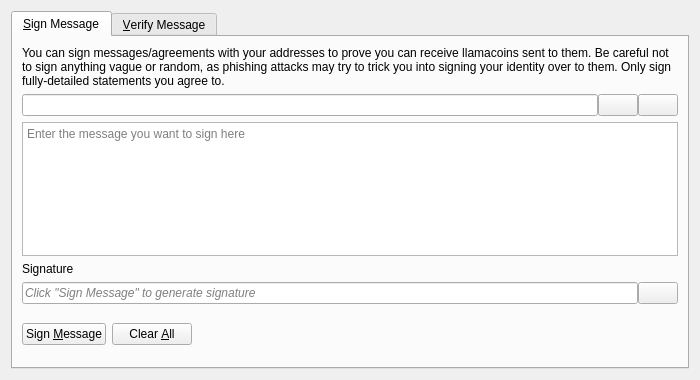
<?xml version="1.0" encoding="UTF-8"?>
<ui version="4.0">
 <class>SignVerifyMessageDialog</class>
 <widget class="QDialog" name="SignVerifyMessageDialog">
  <property name="geometry">
   <rect>
    <x>0</x>
    <y>0</y>
    <width>700</width>
    <height>380</height>
   </rect>
  </property>
  <property name="windowTitle">
   <string>Signatures - Sign / Verify a Message</string>
  </property>
  <property name="modal">
   <bool>true</bool>
  </property>
  <layout class="QVBoxLayout" name="verticalLayout">
   <item>
    <widget class="QTabWidget" name="tabWidget">
     <property name="currentIndex">
      <number>0</number>
     </property>
     <widget class="QWidget" name="tabSignMessage">
      <attribute name="title">
       <string>&amp;Sign Message</string>
      </attribute>
      <layout class="QVBoxLayout" name="verticalLayout_SM">
       <item>
        <widget class="QLabel" name="infoLabel_SM">
         <property name="text">
          <string>You can sign messages/agreements with your addresses to prove you can receive llamacoins sent to them. Be careful not to sign anything vague or random, as phishing attacks may try to trick you into signing your identity over to them. Only sign fully-detailed statements you agree to.</string>
         </property>
         <property name="textFormat">
          <enum>Qt::PlainText</enum>
         </property>
         <property name="wordWrap">
          <bool>true</bool>
         </property>
        </widget>
       </item>
       <item>
        <layout class="QHBoxLayout" name="horizontalLayout_1_SM">
         <property name="spacing">
          <number>0</number>
         </property>
         <item>
          <widget class="QValidatedLineEdit" name="addressIn_SM">
           <property name="toolTip">
            <string>The Llamacoin address to sign the message with</string>
           </property>
          </widget>
         </item>
         <item>
          <widget class="QPushButton" name="addressBookButton_SM">
           <property name="toolTip">
            <string>Choose previously used address</string>
           </property>
           <property name="text">
            <string/>
           </property>
           <property name="icon">
            <iconset resource="../llamacoin.qrc">
             <normaloff>:/icons/address-book</normaloff>:/icons/address-book</iconset>
           </property>
           <property name="shortcut">
            <string>Alt+A</string>
           </property>
           <property name="autoDefault">
            <bool>false</bool>
           </property>
          </widget>
         </item>
         <item>
          <widget class="QPushButton" name="pasteButton_SM">
           <property name="toolTip">
            <string>Paste address from clipboard</string>
           </property>
           <property name="text">
            <string/>
           </property>
           <property name="icon">
            <iconset resource="../llamacoin.qrc">
             <normaloff>:/icons/editpaste</normaloff>:/icons/editpaste</iconset>
           </property>
           <property name="shortcut">
            <string>Alt+P</string>
           </property>
           <property name="autoDefault">
            <bool>false</bool>
           </property>
          </widget>
         </item>
        </layout>
       </item>
       <item>
        <widget class="QPlainTextEdit" name="messageIn_SM">
         <property name="toolTip">
          <string>Enter the message you want to sign here</string>
         </property>
         <property name="placeholderText">
          <string>Enter the message you want to sign here</string>
         </property>
        </widget>
       </item>
       <item>
        <widget class="QLabel" name="signatureLabel_SM">
         <property name="text">
          <string>Signature</string>
         </property>
         <property name="textFormat">
          <enum>Qt::PlainText</enum>
         </property>
        </widget>
       </item>
       <item>
        <layout class="QHBoxLayout" name="horizontalLayout_2_SM">
         <property name="spacing">
          <number>0</number>
         </property>
         <item>
          <widget class="QLineEdit" name="signatureOut_SM">
           <property name="placeholderText">
            <string>Click "Sign Message" to generate signature</string>
           </property>
           <property name="font">
            <font>
             <italic>true</italic>
            </font>
           </property>
           <property name="readOnly">
            <bool>true</bool>
           </property>
          </widget>
         </item>
         <item>
          <widget class="QPushButton" name="copySignatureButton_SM">
           <property name="toolTip">
            <string>Copy the current signature to the system clipboard</string>
           </property>
           <property name="text">
            <string/>
           </property>
           <property name="icon">
            <iconset resource="../llamacoin.qrc">
             <normaloff>:/icons/editcopy</normaloff>:/icons/editcopy</iconset>
           </property>
           <property name="autoDefault">
            <bool>false</bool>
           </property>
          </widget>
         </item>
        </layout>
       </item>
       <item>
        <layout class="QHBoxLayout" name="horizontalLayout_3_SM">
         <item>
          <widget class="QPushButton" name="signMessageButton_SM">
           <property name="toolTip">
            <string>Sign the message to prove you own this Llamacoin address</string>
           </property>
           <property name="text">
            <string>Sign &amp;Message</string>
           </property>
           <property name="icon">
            <iconset resource="../llamacoin.qrc">
             <normaloff>:/icons/edit</normaloff>:/icons/edit</iconset>
           </property>
           <property name="autoDefault">
            <bool>false</bool>
           </property>
          </widget>
         </item>
         <item>
          <widget class="QPushButton" name="clearButton_SM">
           <property name="toolTip">
            <string>Reset all sign message fields</string>
           </property>
           <property name="text">
            <string>Clear &amp;All</string>
           </property>
           <property name="icon">
            <iconset resource="../llamacoin.qrc">
             <normaloff>:/icons/remove</normaloff>:/icons/remove</iconset>
           </property>
           <property name="autoDefault">
            <bool>false</bool>
           </property>
          </widget>
         </item>
         <item>
          <spacer name="horizontalSpacer_1_SM">
           <property name="orientation">
            <enum>Qt::Horizontal</enum>
           </property>
           <property name="sizeHint" stdset="0">
            <size>
             <width>40</width>
             <height>48</height>
            </size>
           </property>
          </spacer>
         </item>
         <item>
          <widget class="QLabel" name="statusLabel_SM">
           <property name="font">
            <font>
             <weight>75</weight>
             <bold>true</bold>
            </font>
           </property>
           <property name="text">
            <string/>
           </property>
           <property name="wordWrap">
            <bool>true</bool>
           </property>
          </widget>
         </item>
         <item>
          <spacer name="horizontalSpacer_2_SM">
           <property name="orientation">
            <enum>Qt::Horizontal</enum>
           </property>
           <property name="sizeHint" stdset="0">
            <size>
             <width>40</width>
             <height>48</height>
            </size>
           </property>
          </spacer>
         </item>
        </layout>
       </item>
      </layout>
     </widget>
     <widget class="QWidget" name="tabVerifyMessage">
      <attribute name="title">
       <string>&amp;Verify Message</string>
      </attribute>
      <layout class="QVBoxLayout" name="verticalLayout_VM">
       <item>
        <widget class="QLabel" name="infoLabel_VM">
         <property name="text">
          <string>Enter the receiver's address, message (ensure you copy line breaks, spaces, tabs, etc. exactly) and signature below to verify the message. Be careful not to read more into the signature than what is in the signed message itself, to avoid being tricked by a man-in-the-middle attack. Note that this only proves the signing party receives with the address, it cannot prove sendership of any transaction!</string>
         </property>
         <property name="textFormat">
          <enum>Qt::PlainText</enum>
         </property>
         <property name="alignment">
          <set>Qt::AlignLeading|Qt::AlignLeft|Qt::AlignTop</set>
         </property>
         <property name="wordWrap">
          <bool>true</bool>
         </property>
        </widget>
       </item>
       <item>
        <layout class="QHBoxLayout" name="horizontalLayout_1_VM">
         <property name="spacing">
          <number>0</number>
         </property>
         <item>
          <widget class="QValidatedLineEdit" name="addressIn_VM">
           <property name="toolTip">
            <string>The Llamacoin address the message was signed with</string>
           </property>
          </widget>
         </item>
         <item>
          <widget class="QPushButton" name="addressBookButton_VM">
           <property name="toolTip">
            <string>Choose previously used address</string>
           </property>
           <property name="text">
            <string/>
           </property>
           <property name="icon">
            <iconset resource="../llamacoin.qrc">
             <normaloff>:/icons/address-book</normaloff>:/icons/address-book</iconset>
           </property>
           <property name="shortcut">
            <string>Alt+A</string>
           </property>
           <property name="autoDefault">
            <bool>false</bool>
           </property>
          </widget>
         </item>
        </layout>
       </item>
       <item>
        <widget class="QPlainTextEdit" name="messageIn_VM">
          <property name="toolTip">
            <string>The signed message to verify</string>
          </property>
          <property name="placeholderText">
            <string>The signed message to verify</string>
          </property>
        </widget>
       </item>
       <item>
        <widget class="QValidatedLineEdit" name="signatureIn_VM">
          <property name="toolTip">
            <string>The signature given when the message was signed</string>
          </property>
          <property name="placeholderText">
            <string>The signature given when the message was signed</string>
          </property>
        </widget>
       </item>
       <item>
        <layout class="QHBoxLayout" name="horizontalLayout_2_VM">
         <item>
          <widget class="QPushButton" name="verifyMessageButton_VM">
           <property name="toolTip">
            <string>Verify the message to ensure it was signed with the specified Llamacoin address</string>
           </property>
           <property name="text">
            <string>Verify &amp;Message</string>
           </property>
           <property name="icon">
            <iconset resource="../llamacoin.qrc">
             <normaloff>:/icons/transaction_0</normaloff>:/icons/transaction_0</iconset>
           </property>
           <property name="autoDefault">
            <bool>false</bool>
           </property>
          </widget>
         </item>
         <item>
          <widget class="QPushButton" name="clearButton_VM">
           <property name="toolTip">
            <string>Reset all verify message fields</string>
           </property>
           <property name="text">
            <string>Clear &amp;All</string>
           </property>
           <property name="icon">
            <iconset resource="../llamacoin.qrc">
             <normaloff>:/icons/remove</normaloff>:/icons/remove</iconset>
           </property>
           <property name="autoDefault">
            <bool>false</bool>
           </property>
          </widget>
         </item>
         <item>
          <spacer name="horizontalSpacer_1_VM">
           <property name="orientation">
            <enum>Qt::Horizontal</enum>
           </property>
           <property name="sizeHint" stdset="0">
            <size>
             <width>40</width>
             <height>48</height>
            </size>
           </property>
          </spacer>
         </item>
         <item>
          <widget class="QLabel" name="statusLabel_VM">
           <property name="font">
            <font>
             <weight>75</weight>
             <bold>true</bold>
            </font>
           </property>
           <property name="text">
            <string/>
           </property>
           <property name="wordWrap">
            <bool>true</bool>
           </property>
          </widget>
         </item>
         <item>
          <spacer name="horizontalSpacer_2_VM">
           <property name="orientation">
            <enum>Qt::Horizontal</enum>
           </property>
           <property name="sizeHint" stdset="0">
            <size>
             <width>40</width>
             <height>48</height>
            </size>
           </property>
          </spacer>
         </item>
        </layout>
       </item>
      </layout>
     </widget>
    </widget>
   </item>
  </layout>
 </widget>
 <customwidgets>
  <customwidget>
   <class>QValidatedLineEdit</class>
   <extends>QLineEdit</extends>
   <header>qt/qvalidatedlineedit.h</header>
  </customwidget>
 </customwidgets>
 <resources>
  <include location="../llamacoin.qrc"/>
 </resources>
 <connections/>
</ui>
